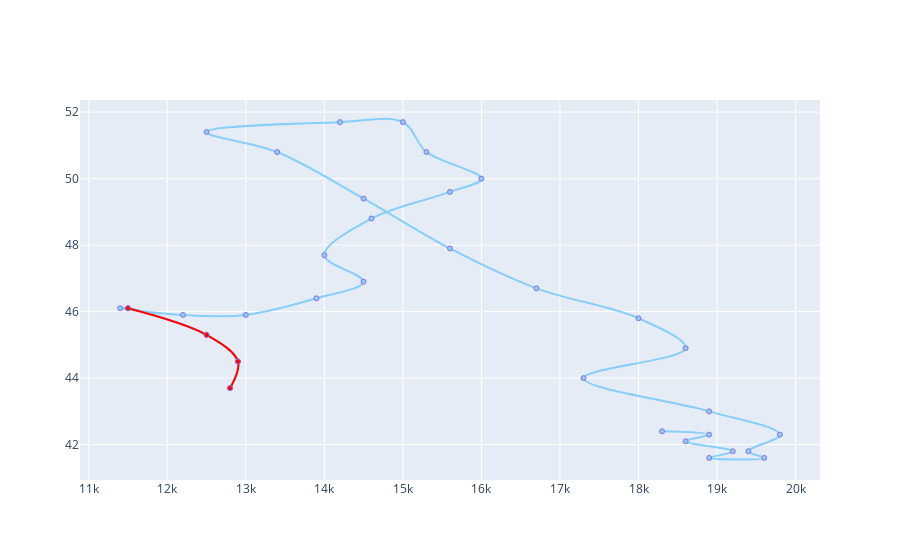

The code cell stored with this chart in its notebook:
### Code cell
gdps = np.array([12800,12900,12500,11500,11400,12200,13000,13900,14500,14000,14600,15600,16000,15300,15000,14200,12500,13400,14500,15600,16700,18000,18600,17300,18900,19800,19400,19600,18900,19200,18600,18900,18300])
ginis = np.array([43.7,44.5,45.3,46.1,46.1,45.9,45.9,46.4,46.9,47.7,48.8,49.6,50,50.8,51.7,51.7,51.4,50.8,49.4,47.9,46.7,45.8,44.9,44,43,42.3,41.8,41.6,41.6,41.8,42.1,42.3,42.4])
years = np.array([1986,1987,1988,1989,1990,1991,1992,1993,1994,1995,1996,1997,1998,1999,2000,2001,2002,2003,2004,2005,2006,2007,2008,2009,2010,2011,2012,2013,2014,2015,2016,2017,2018])

years_alfonsin = np.array([1986,1987,1988,1989])
gdps_alfonsin = np.array([12800,12900,12500,11500])
ginis_alfonsin = np.array([43.7,44.5,45.3,46.1])







hoverinfo = ['text']
line_shape = 'spline'
mode = 'lines+markers'
marker=dict(
    color='LightSkyBlue',
    size=5,
    line=dict(
        color='MediumPurple',
        width=1
    )
)
showlegend=False

fig = go.Figure()

fig.add_trace(go.Scatter(
    x = gdps,
    y = ginis,
    text = years,
    hoverinfo = hoverinfo,
    line_shape = line_shape,
    mode = mode,
    marker = marker,
    showlegend = showlegend
))

fig.add_trace(go.Scatter(
    x = gdps_alfonsin,
    y = ginis_alfonsin,
    text = years,
    hoverinfo = hoverinfo,
    line_shape = line_shape,
    mode = mode,
    marker = dict(
    color='Red',
    size=5,
    line=dict(
        color='MediumPurple',
        width=1
    )
),
    showlegend = showlegend
))


# 1986,1987,1988,1989,1990,1991,1992,1993,1994,1995,1996,1997,1998,1999,2000,2001,2002,2003,2004,2005,2006,2007,2008,2009,2010,2011,2012,2013,2014,2015,2016,2017,2018
# 43.7,44.5,45.3,46.1,46.1,45.9,45.9,46.4,46.9,47.7,48.8,49.6,50,50.8,51.7,51.7,51.4,50.8,49.4,47.9,46.7,45.8,44.9,44,43,42.3,41.8,41.6,41.6,41.8,42.1,42.3,42.4
# 12800,12900,12500,11500,11400,12200,13000,13900,14500,14000,14600,15600,16000,15300,15000,14200,12500,13400,14500,15600,16700,18000,18600,17300,18900,19800,19400,19600,18900,19200,18600,18900,18300

# fig.update_layout(
#     xaxis = dict(
#         tickmode = 'linear',
#         tick0 = 0.5,
#         dtick = 0.75
#     )
# )

fig.show()
